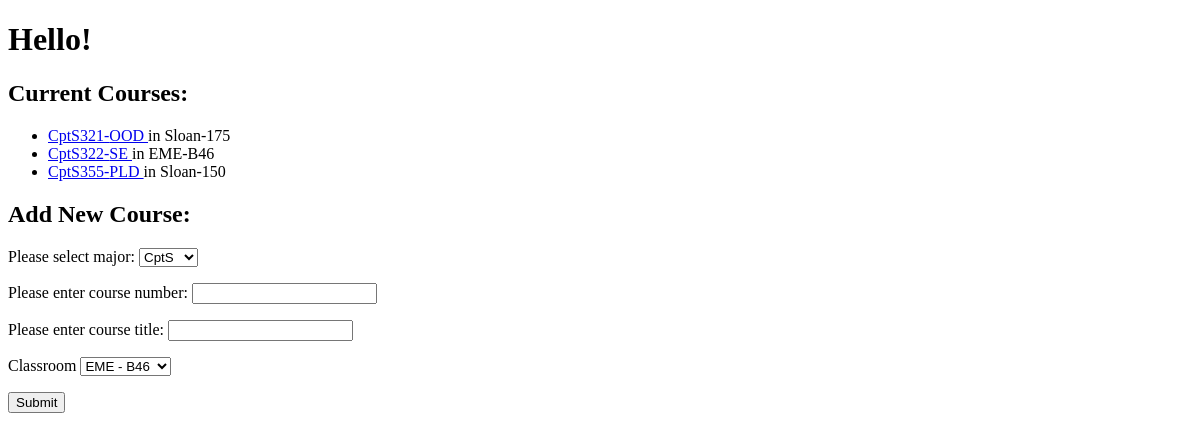
Before: / with the older database file.
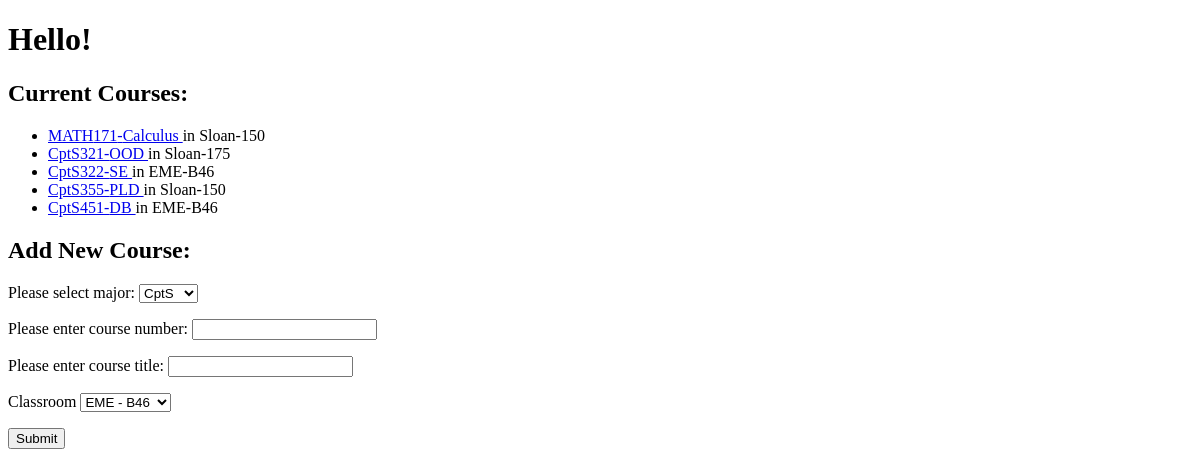
After: the same page with the newer database file.
### app/models.py (models this page shows, shortened)
class Course(db.Model):
    id = db.Column(db.Integer, primary_key=True)
    coursenum = db.Column(db.String(3))
    title = db.Column(db.String(150))
    major = db.Column(db.String(20))
    roomid = db.Column(db.Integer,db.ForeignKey('room.id'))

class Room(db.Model):
    id = db.Column(db.Integer, primary_key=True)
    building = db.Column(db.String(50))
    roomNumber = db.Column(db.String(20))
    capacity = db.Column(db.Integer)
    courses = db.relationship('Course', backref = 'classroom', lazy = "dynamic")

### app/routes.py (the view, shortened to what this page needs)
@app.route('/', methods=['GET', 'POST'])
def index():
    form = CourseForm()
    _courses = Course.query.order_by(Course.coursenum).order_by(Course.major). all()
    return render_template('index.html', form=form, courses = _courses)

### app/forms.py
class CourseForm(FlaskForm):
    major = SelectField(label= "Please select major:", choices = ['CptS', 'EE','MATH','ME', 'CHE'],validators=[DataRequired()])
    coursenum = StringField(label= "Please enter course number:", validators=[DataRequired()])
    title = StringField(label= "Please enter course title:", validators=[DataRequired()])
    classroom = QuerySelectField('Classroom', query_factory = get_rooms, get_label = getRoomLabel , allow_blank=False)
    submit = SubmitField('Submit')

### app/forms.py (called while the page is built)
def get_rooms():
    return Room.query.all()

def getRoomLabel(theroom):
    return "{} - {}".format(theroom.building, theroom.roomNumber)

### app/templates/index.html (shortened to what this page needs)
<!DOCTYPE HTML>
<html>
  <head>
  </head>
  <h1> Hello!</h1>
  <body>
    <h2>Current Courses:</h2>
    <ul>
      {% for course in courses %}
        <li> <a href="{{url_for('course', name= '{}{}-{}'.format(course.major,course.coursenum,course.title)) }}" >
                   {{ course.major}}{{course.coursenum}}-{{course.title}}  </a> in {{course.classroom.building}}-{{course.classroom.roomNumber}}</li>
      {% endfor %}
    </ul>
    <h2>Add New Course:</h2>
    <form method="POST">
      <p>{{ form.major.label}}
         {{ form.major()}}
      </p>
      <p>{{ form.coursenum.label}}
        {{ form.coursenum()}}
     </p>
     <p>{{ form.title.label}}
      {{ form.title()}}
     </p>
     <p>{{ form.classroom.label}}
      {{ form.classroom()}}
     </p>
    <p>{{ form.submit()}}</p>
    </form>
  </body>
</html>

Changed rows visible on the page:
added Course: major "MATH", coursenum "171", title "Calculus", classroom.building "Sloan", classroom.roomNumber "150"
added Course: major "CptS", coursenum "451", title "DB", classroom.building "EME", classroom.roomNumber "B46"
